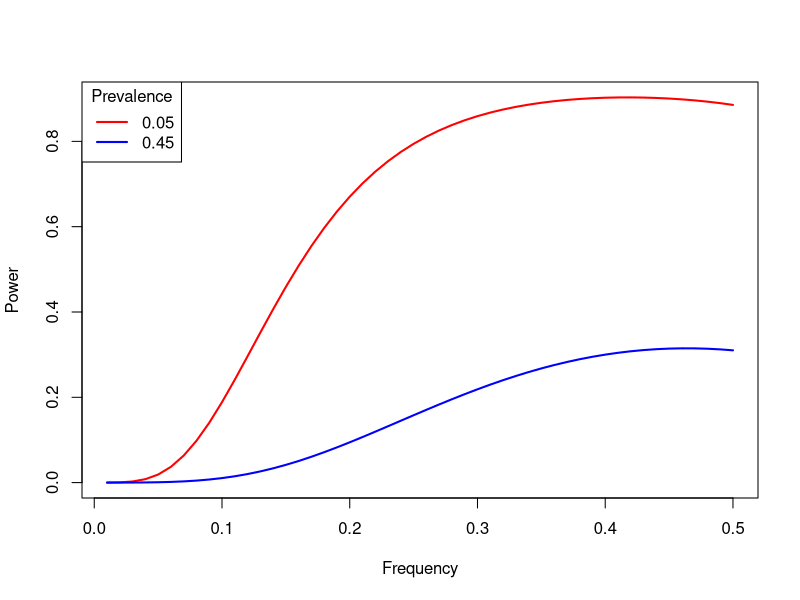
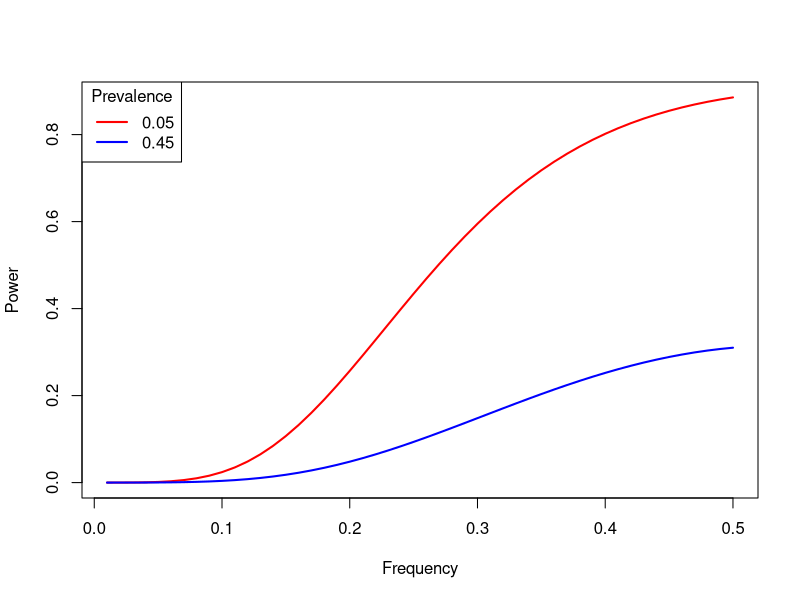
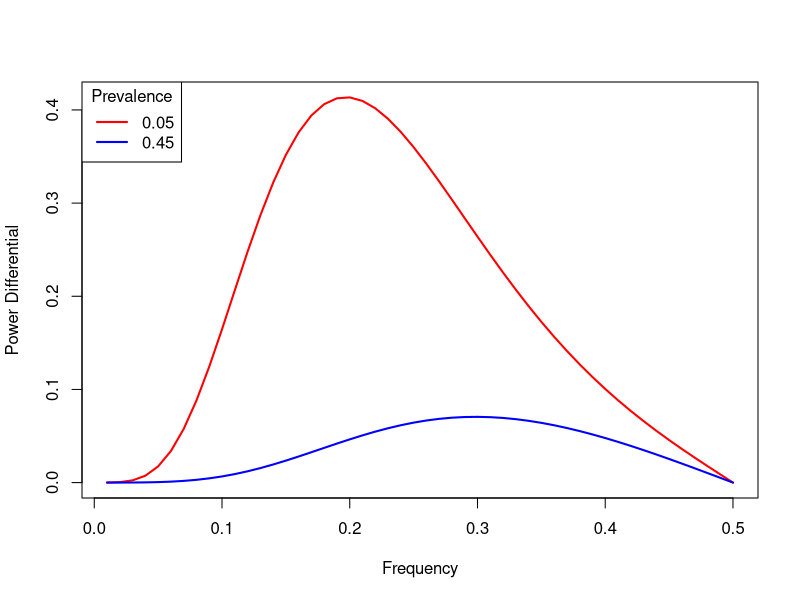
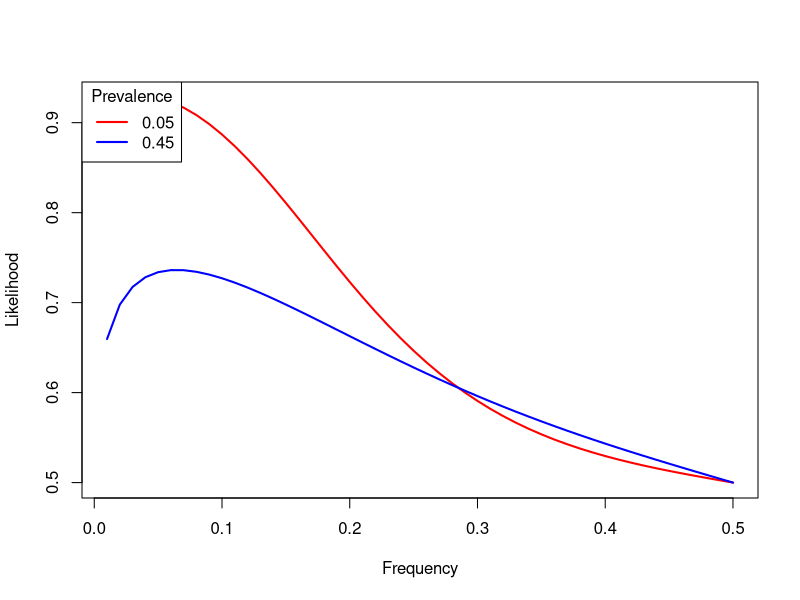
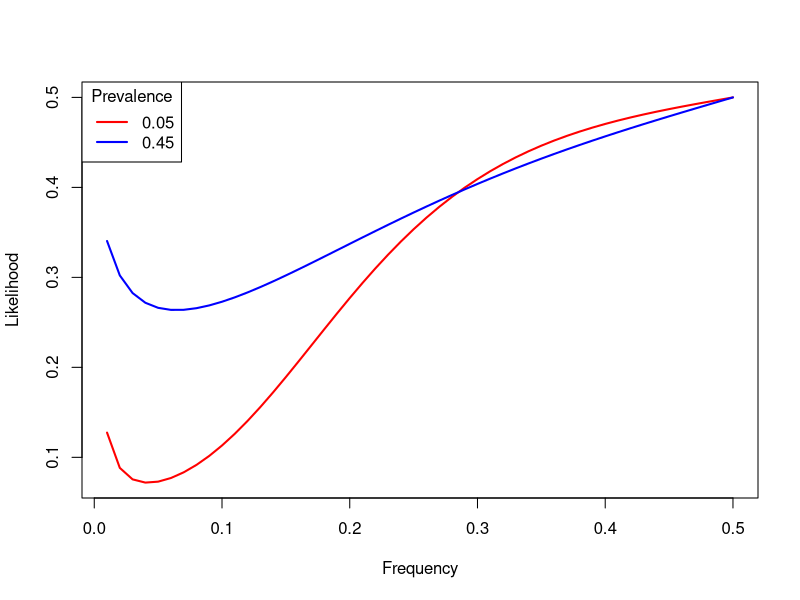
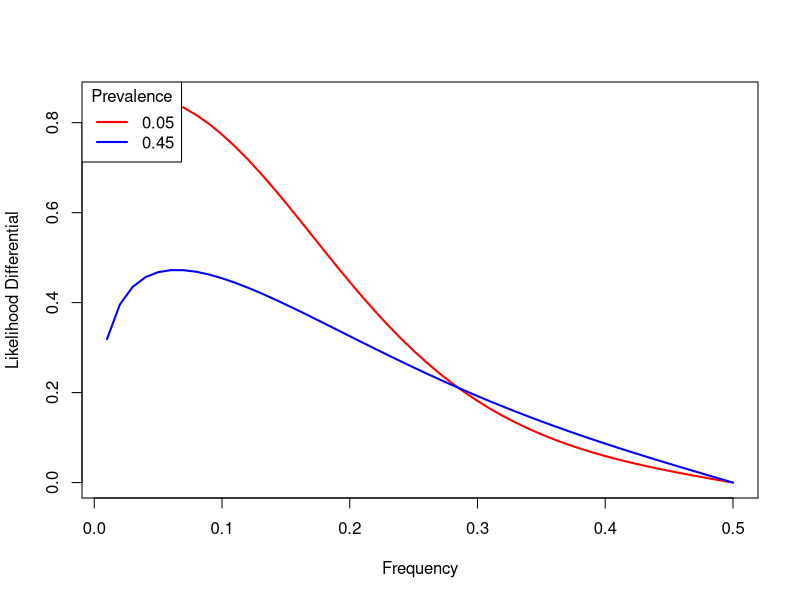
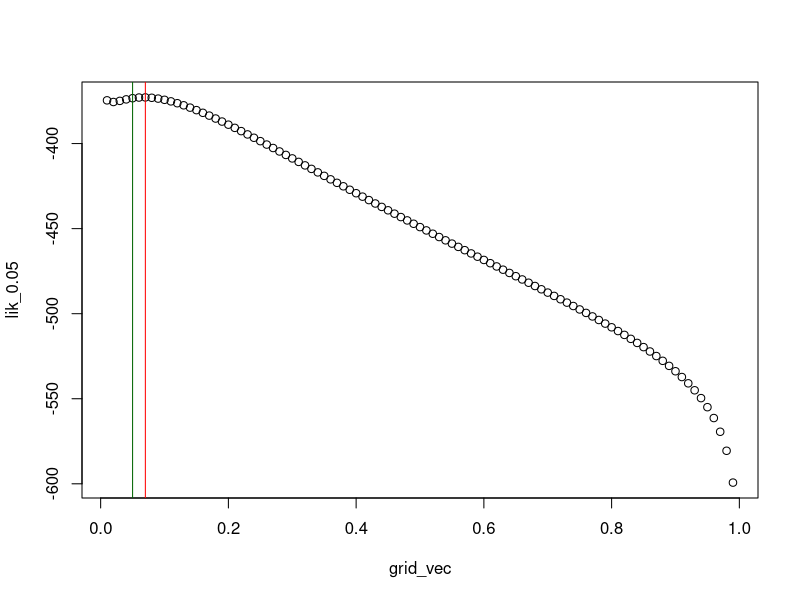
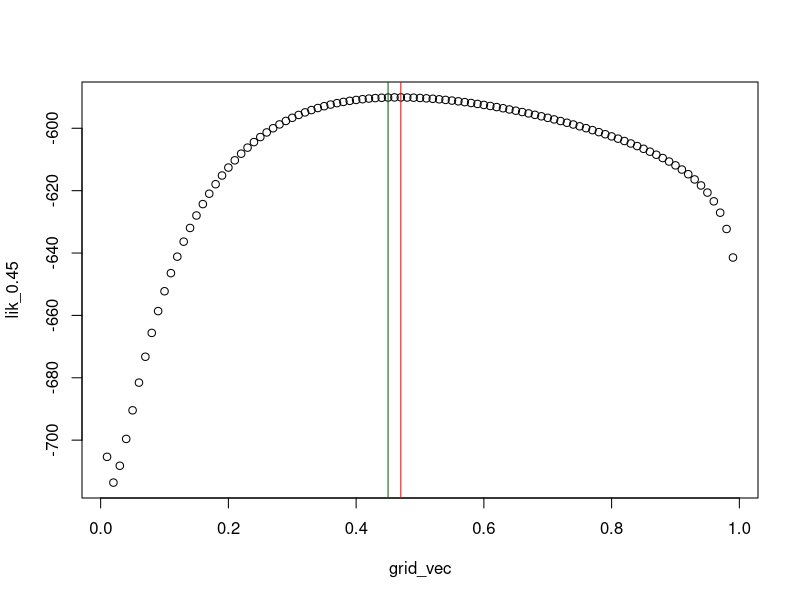

Source code (R) for these figures, in order: (Note: a time limit stopped this script after it produced the figures.)
## ---- chunk 1
knitr::opts_chunk$set(echo = TRUE)
library(tidyverse)
library(reshape2)
## ---- chunk 2
### Calculate Non-centrality parameter 
calc_NCP <- function(p, Nd, Nc, B, prev) {
  
  # Nd = number of cases
  # Nc = number of controls 
  # B = absolute value of liability scale effect size
  # prev = prevalence 
  # p = risk increasing allele freq 
  
  # Compute threshold 
  t <- qnorm(1 - prev)
  
  # Compute mean liability 
  mu_1 <- B * (1 -p)
  mu_2 <- -B * p
  sigma_2 <- 1 - (B^2 * p *(1 -p))
  
  # Conditional Probabilities 
  p_case_a1 <- 1 - pnorm(t, mean = mu_1, sd = sqrt(sigma_2))
  p_case_a2 <- 1 - pnorm(t, mean = mu_2, sd = sqrt(sigma_2))
  p_control_a1 <- pnorm(t, mean = mu_1, sd = sqrt(sigma_2))
  p_control_a2 <- pnorm(t, mean = mu_2, sd = sqrt(sigma_2))
  
  # Compute allele frequency conditional on status
  p_d1 <- (p_case_a1 * p) / (1 - pnorm(t, mean = 0, sd = 1))
  p_c1 <- (p_control_a1 * p) / pnorm(t, mean = 0, sd = 1)
  
  # Observed counts
  q1_o <- 2 * Nd * p_d1
  q2_o <- 2 * Nc * p_c1
  q3_o <- 2 * Nd * (1 - p_d1)
  q4_o <- 2 * Nc * (1 - p_c1)
  
  # Expected counts
  q1_e <- ((2 * (Nd*p_d1 + Nc*p_c1)) * (2*Nd)) / (2* (Nd + Nc))
  q2_e <- ((2 * (Nd*p_d1 + Nc*p_c1)) * (2*Nc)) / (2* (Nd + Nc))
  q3_e <- ((2 * (Nd*(1-p_d1) + Nc*(1- p_c1))) * (2*Nd)) / (2* (Nd + Nc))
  q4_e <- ((2 * (Nd*(1-p_d1) + Nc*(1- p_c1))) * (2*Nc)) / (2* (Nd + Nc))
  
  # Compute NCP 
  NCP <- ((q1_o - q1_e)^2 / q1_e) + ((q2_o - q2_e)^2 / q2_e) + ((q3_o - q3_e)^2 / q3_e) + ((q4_o - q4_e)^2 / q4_e)
  
  # Return NCP
  return(NCP)
}

## Test - power should be higher at p=0.1 vs p=0.9
calc_NCP(p = 0.1, 500, 9500, B=0.1, prev = 0.05)
calc_NCP(p = 0.9, 500, 9500, B=0.1, prev = 0.05)


## Test - power should be  lower at prev close to 0.5 (R * (1 - R)) in denominator
calc_NCP(p = 0.1, 500, 9500, B=0.1, prev = 0.05)
calc_NCP(p = 0.1, 500, 9500, B=0.1, prev = 0.45)
## ---- chunk 3
### Function to calculate power 
calc_power <- function(p, n_cases, n_controls, B, alpha, prev) {
  
  # p = risk increasing allele frequency
  # n_cases = number of cases 
  # n_controls = number of controls 
  # B = absolute value of liability scale effect size 
  # alpha = type 1 error (5e-8 for GWAS)
  # prev = prevalence 
  
  # Calculate ncp 
  ncp <- calc_NCP(p=p, Nd=n_cases, Nc=n_controls, B=B, prev=prev)
  
  # Calculate power 
  power <- 1- pchisq(qchisq(1- alpha, df =1),df=1, ncp = ncp)
  
  return(power)
}

## Test - power should be higher at p=0.1 vs p=0.9
calc_power(p = 0.1, n_cases=500, n_controls=9500, B=0.2, alpha=5e-8,prev = 0.05)
calc_power(p = 0.9, n_cases=500, n_controls=9500, B=0.2,alpha=5e-8, prev = 0.05)

## Test - power should be  lower at prev close to 0.5 (R * (1 - R)) in denominator
calc_power(p = 0.1, n_cases=500, n_controls=9500, B=0.2, alpha=5e-8,prev = 0.05)
calc_power(p = 0.1, n_cases=500, n_controls=9500, B=0.2,alpha=5e-8, prev = 0.45)
## ---- chunk 4
## Wrapper to match notes
## P(D = 1 | b, p, B, theta, R)

prob_discovery <- function(x, sign, n_cases, n_controls, B, alpha, prev) {
  
  # x = minor allele frequency
  # sign = sign of liability scale effect size
  # B = absolute value of liability scale effect size
  # alpha =  type 1 error (5e-8 for GWAS)
  # n_cases = number of cases 
  # n_controls = number of controls 
  # prev = prevalence 
  
  # If flip to appropriate increasing allele frequency for given sign 
  if (sign == 1) {
    p <- x
  } else if (sign == -1)  {
    p <- 1 - x 
  } else {
    stop("Please enter a valid sign")
  }

  # Calculate ncp 
  ncp <- calc_NCP(p=p, Nd=n_cases, Nc=n_controls, B=B, prev=prev)
  
  # Calculate power 
  power <- 1- pchisq(qchisq(1- alpha, df =1),df=1, ncp = ncp)
  
  return(power)
  
}

## Test - prob of discover should be higher for increasing alleles
prob_discovery(x = 0.1, sign = 1, n_cases=500, n_controls=9500, B=0.2, alpha=5e-8,prev = 0.05)
prob_discovery(x = 0.1, sign = -1, n_cases=500, n_controls=9500, B=0.2, alpha=5e-8,prev = 0.05)

## Test - prob of discover should be lower at prev close to 0.5 (R * (1 - R)) in denominator for a given sign 
prob_discovery(x = 0.1, sign = 1, n_cases=500, n_controls=9500, B=0.2, alpha=5e-8,prev = 0.05) 
prob_discovery(x = 0.1, sign = 1, n_cases=500, n_controls=9500, B=0.2, alpha=5e-8,prev = 0.45)

## Plots
cols <- c("red", "blue")
freq <- seq(0.01,0.5, 0.01)
prev <- c(0.05, 0.45)

# Positive
res1 <- mapply(prob_discovery, list(freq), sign= 1, n_cases=500, n_controls=9500, B=0.2, alpha=5e-8,prev = prev)
matplot(freq, res1, type = "l", lwd = 2,col = cols, lty =1, xlab = "Frequency", ylab = "Power")
legend("topleft", legend=prev, col = cols, lwd = 2, title = "Prevalence")

# Negative 
res2 <- mapply(prob_discovery, list(freq), sign= -1, n_cases=500, n_controls=9500, B=0.2, alpha=5e-8,prev = prev)
matplot(freq, res2, type = "l", lwd = 2,col = cols, lty =1, xlab = "Frequency", ylab = "Power")
legend("topleft", legend=prev, col = cols, lwd = 2, title = "Prevalence")

# Power differential 
res <- res1 - res2
matplot(freq, res, type = "l", lwd = 2,col = cols, lty =1, xlab = "Frequency", ylab = "Power Differential")
legend("topleft", legend=prev, col = cols, lwd = 2, title = "Prevalence")
## ---- chunk 5
## Function to calculate the likelihood of observing a sign at a given site 
## Eq 24 

likelihood_sign <- function(x, sign, n_cases, n_controls, B, alpha, prev) {

  # x = minor allele frequency
  # sign = sign of liability scale effect size
  # B = absolute value of liability scale effect size
  # alpha =  type 1 error (5e-8 for GWAS)
  # n_cases = number of cases 
  # n_controls = number of controls 
  # prev = prevalence   
  
  numerator <- prob_discovery(x=x, sign=sign,n_cases=n_cases, n_controls = n_controls, B=B, alpha = alpha, prev = prev)
  
  denominator <- (0.5 * prob_discovery(x=x, sign=-1,n_cases=n_cases, n_controls = n_controls, B=B, alpha = alpha, prev = prev)) + (0.5 * prob_discovery(x=x, sign=1,n_cases=n_cases, n_controls = n_controls, B=B, alpha = alpha, prev = prev))
  
  lik <- 0.5 * (numerator/denominator) 
  
  return(lik)
}

## Test - likelihood should be higher for increasing alleles
likelihood_sign(x = 0.1, sign = 1, n_cases=500, n_controls=9500, B=0.2, alpha=5e-8,prev = 0.05)
likelihood_sign(x = 0.1, sign = -1, n_cases=500, n_controls=9500, B=0.2, alpha=5e-8,prev = 0.05)

## Test - likelihood should be lower at prev close to 0.5 (R * (1 - R)) in denominator for a given sign 
likelihood_sign(x = 0.1, sign = 1, n_cases=500, n_controls=9500, B=0.2, alpha=5e-8,prev = 0.05) 
likelihood_sign(x = 0.1, sign = 1, n_cases=500, n_controls=9500, B=0.2, alpha=5e-8,prev = 0.45)

likelihood_sign(x = 0.1, sign = -1, n_cases=500, n_controls=9500, B=0.2, alpha=5e-8,prev = 0.05) 
likelihood_sign(x = 0.1, sign = -1, n_cases=500, n_controls=9500, B=0.2, alpha=5e-8,prev = 0.45)

## Plots
cols <- c("red", "blue")
freq <- seq(0.01,0.5, 0.01)
prev <- c(0.05, 0.45)

# Positive
res1 <- mapply(likelihood_sign, list(freq), sign= 1, n_cases=500, n_controls=9500, B=0.2, alpha=5e-8,prev = prev)
matplot(freq, res1, type = "l", lwd = 2,col = cols, lty =1, xlab = "Frequency", ylab = "Likelihood")
legend("topleft", legend=prev, col = cols, lwd = 2, title = "Prevalence")

# Negative 
res2 <- mapply(likelihood_sign, list(freq), sign= -1, n_cases=500, n_controls=9500, B=0.2, alpha=5e-8,prev = prev)
matplot(freq, res2, type = "l", lwd = 2,col = cols, lty =1, xlab = "Frequency", ylab = "Likelihood")
legend("topleft", legend=prev, col = cols, lwd = 2, title = "Prevalence")

# Power differential 
res <- res1 - res2
matplot(freq, res, type = "l", lwd = 2,col = cols, lty =1, xlab = "Frequency", ylab = "Likelihood Differential")
legend("topleft", legend=prev, col = cols, lwd = 2, title = "Prevalence")
## ---- chunk 6
sim_data <- function(L, x, B, n_cases, n_controls, alpha, prev) {
  
  # L = number of sites
  # x = minor allele frequency
  # B = absolute value of liability scale effect size
  # n_cases = number of cases 
  # n_controls = number of controls
  # alpha =  type 1 error (5e-8 for GWAS)
  # prev = prevalence
  
  
  # Make all alleles the same frequency
  obv_x <- rep(0.1, L)
  
  
  prob_sign <- rep(0,L)
  for (l in 1:L) {
    prob_sign[l] <- likelihood_sign(x = obv_x[l], sign = 1, n_cases = n_cases, n_controls = n_controls, B=B,alpha = alpha, prev=prev)
  }
  
  # Draw the sign based on the probability above
  vec_obs_b <- rbinom(L, 1, prob_sign)
  vec_obs_b<- (vec_obs_b - 0.5) * 2
  
  return(vec_obs_b)
}

## Test - we should have more positive signs when prev=0.05
obs_0.05 <- sim_data(L=1000, x=0.1, n_cases=500, n_controls = 9500, B=0.2, alpha = 5e-8, prev = 0.05)
obs_0.45 <- sim_data(L=1000, x=0.1, n_cases=500, n_controls = 9500, B=0.2, alpha = 5e-8, prev = 0.45)

table(obs_0.05)
table(obs_0.45)
## ---- chunk 7
compute_prev_lik <- function(L, x, vec_obs_b, n_cases, n_controls, B, alpha, prev) {
  
  # L = number of sites
  # x = minor allele frequency
  
  # n_cases = number of cases 
  # n_controls = number of controls
  # B = absolute value of liability scale effect size
  # alpha =  type 1 error (5e-8 for GWAS)
  # prev = prevalence
  
  vec_like <- rep(0, L)
  for(l in 1:L) {
    vec_like[l] <- likelihood_sign(x=x, sign = vec_obs_b[l], n_cases = n_cases, n_controls = n_controls, B=B, alpha =alpha, prev = prev)
  }

  final_lik <- sum(log(vec_like))
  return(final_lik)
}  

## Test for prev=0.05 the likelihood should be higher prev=0.05
compute_prev_lik(L=1000, x=0.1, obs_0.05, n_cases = 500, n_controls = 9500, B=0.2, alpha = 5e-8, prev = 0.05)
compute_prev_lik(L=1000, x=0.1, obs_0.05, n_cases = 500, n_controls = 9500, B=0.2, alpha = 5e-8, prev = 0.45)

## Test for prev=0.45 the likelihood should be higher prev=0.45
compute_prev_lik(L=1000, x=0.1, obs_0.45, n_cases = 500, n_controls = 9500, B=0.2, alpha = 5e-8, prev = 0.05)
compute_prev_lik(L=1000, x=0.1, obs_0.45, n_cases = 500, n_controls = 9500, B=0.2, alpha = 5e-8, prev = 0.45)
## ---- chunk 8
grid_search <- function(L, x, vec_obs_b, n_cases, n_controls, B, alpha, grid_vec) {
  
  # L = number of sites
  # x = minor allele frequency
  
  # n_cases = number of cases 
  # n_controls = number of controls
  # B = absolute value of liability scale effect size
  # alpha =  type 1 error (5e-8 for GWAS)
  # gid_prev = vector of possible prevalences
  
  # Loop through possible prevalences, computing likelihood for each
  collect_liks <- rep(0, length(grid_vec))
  for (i in 1:length(grid_vec)) {
    collect_liks[i] <- compute_prev_lik(L=L, x  = x, vec_obs_b, n_cases = n_cases, n_controls = n_controls, B=B,alpha = alpha, prev=grid_vec[i])
  }
  # Return vector of likelihoods
  return(collect_liks)
}

grid_vec <- seq(0.01, 0.99, 0.01)
lik_0.05 <- grid_search(L=1000, x=0.1, obs_0.05, n_cases = 500, n_controls = 9500, B=0.2, alpha = 5e-8, grid_vec = grid_vec)
plot(grid_vec,lik_0.05)
abline(v = 0.05, col = "darkgreen")
abline(v = grid_vec[which.max(lik_0.05)], col = "red")

grid_vec <- seq(0.01, 0.99, 0.01)
lik_0.45 <- grid_search(L=1000, x=0.1, obs_0.45, n_cases = 500, n_controls = 9500, B=0.2, alpha = 5e-8, grid_vec = grid_vec)
plot(grid_vec,lik_0.45)
abline(v = 0.45, col = "darkgreen")
abline(v = grid_vec[which.max(lik_0.45)], col = "red")
## ---- chunk 9
## Proportional probability of observing an increasing allele at frequency p, given a selection coefficient
p_x <- function(p, gamma) {
  
  # p = increasing allele frequency
  # gamma = population scale selection coefficient
  
  num <- exp(-gamma*p)
  denom <- p*(1-p)
  return(num/denom)
}
# Test - p_x should be shifted to lower frequencies with stronger selection
ps <- seq(0, 1, 0.01)
plot(ps, p_x(ps, 1))
plot(ps, p_x(ps, 20))


## 
## ---- chunk 10
# Function to calculate the probability that the minor allele is trait increasing, given its frequency and the selection coefficient
prob_sign_evo <- function(x, gamma) {
  
  # x = minor allele frequency
  # gamma = population scale selection coefficient
  
  result <- 1 / (1 + exp(gamma * (2*x - 1)))
  return(result)
}

xs <- seq(0, 0.5, 0.01)
plot(xs, prob_sign_evo(xs, 40))
plot(xs, prob_sign_evo(xs, 1))
## ---- chunk 11
sim_data_evo <- function(L, vec_x, gamma) {
  
  # L = number of sites
  # x = minor allele frequency
  # gamma = population scale selection coefficient
  
  prob_sign <- rep(0,L)
  for (i in 1:L) {
    prob_sign[i] <- prob_sign_evo(vec_x[i], gamma)
  }
  
  # Draw the sign based on the probability above
  vec_obs_b <- rbinom(L, 1, prob_sign)
  vec_obs_b <- (vec_obs_b - 0.5) * 2
  
  return(vec_obs_b)
}

obs_sign_1 <- sim_data_evo(L=1000, vec_x=runif(1000, 0, 0.5), gamma=1)
obs_sign_40 <- sim_data_evo(L=1000, vec_x=runif(1000, 0, 0.5), gamma=40)
table(obs_sign_1)
table(obs_sign_40)

## ---- chunk 12
compute_lik_evo <- function(L, vec_obs_x, gamma, vec_obs_b) {
  
  # L = number of sites
  # x = minor allele frequency
  
  
  vec_like <- rep(0, L)
  for(i in 1:L) {
    if (vec_obs_b[i] == 1) {
        vec_like[i] <- prob_sign_evo(x=vec_obs_x[i], gamma=gamma) 
    } else if (vec_obs_b[i] == -1){
      vec_like[i] <- 1- prob_sign_evo(x=vec_obs_x[i], gamma=gamma) 
    } else {
      stop("Please enter a valid sign")
    }
  }

  final_lik <- sum(log(vec_like))
  return(final_lik)
} 

lik_evo_1 <- compute_lik_evo(1000, rep(0.1, 1000), 1, obs_sign_1)
lik_evo_40 <- compute_lik_evo(1000, rep(0.1, 1000), 40, obs_sign_1)
## ---- chunk 13
## Work for today, December 1st
grid_search_evo <- function(L, vec_obs_x, vec_obs_b, grid_search) {
  # Loop through possible gammas, computing likelihood for each
  collect_liks <- rep(0, length(grid_search))
  for (i in 1:length(grid_search)) {
    collect_liks[i] <- compute_lik_evo(L=L,  vec_obs_x = vec_obs_x , gamma=grid_search[i], vec_obs_b = vec_obs_b)
  }
  # Return vector of likelihoods
  return(collect_liks)
}

vec_obs_x <- runif(1000, 0, 0.5)

grid_search_obs1 <- seq(0, 5, 0.05)
obs_sign_1 <- sim_data_evo(L=1000, vec_obs_x, gamma=1)
lik_1 <- grid_search_evo(1000, vec_obs_x, obs_sign_1, grid_search_obs1)
plot(grid_search_obs1,lik_1)
abline(v = 1, col = "darkgreen")
abline(v = grid_search_obs1[which.max(lik_1)], col = "red")

grid_search_obs5 <- seq(0, 10, 0.05)
obs_sign_5 <- sim_data_evo(L=1000, vec_obs_x, gamma=5)
lik_5 <- grid_search_evo(1000, vec_obs_x, obs_sign_5, grid_search_obs5)
plot(grid_search_obs5,lik_5)
abline(v = 5, col = "darkgreen")
abline(v = grid_search_obs5[which.max(lik_5)], col = "red")

grid_search_obs40 <- seq(0, 60, 1)
obs_sign_40 <- sim_data_evo(L=1000, vec_obs_x, gamma=40)
lik_40 <- grid_search_evo(1000, vec_obs_x, obs_sign_40, grid_search_obs40)
plot(grid_search_obs40,lik_40)
abline(v = 40, col = "darkgreen")
abline(v = grid_search_obs40[which.max(lik_40)], col = "red")
## ---- chunk 14
## Function to calculate the likelihood of observing a sign at a given site 
## Eq 23

prob_discovery <- function(x, sign, n_cases, n_controls, B, alpha, prev) {
  
  # x = minor allele frequency
  # sign = sign of liability scale effect size
  # B = absolute value of liability scale effect size
  # alpha =  type 1 error (5e-8 for GWAS)
  # n_cases = number of cases 
  # n_controls = number of controls 
  # prev = prevalence 
  
  # If flip to appropriate increasing allele frequency for given sign 
  if (sign == 1) {
    p <- x
  } else if (sign == -1)  {
    p <- 1 - x 
  } else {
    stop("Please enter a valid sign")
  }

  # Calculate ncp 
  ncp <- calc_NCP(p=p, Nd=n_cases, Nc=n_controls, B=B, prev=prev)
  
  # Calculate power 
  power <- 1- pchisq(qchisq(1- alpha, df =1),df=1, ncp = ncp)
  
  return(power)
  
}

sim_data <- function(L, vec_x, B, n_cases, n_controls, alpha, prev, gamma) {
  
  # L = number of sites
  # x = minor allele frequency
  # B = absolute value of liability scale effect size
  # n_cases = number of cases 
  # n_controls = number of controls
  # alpha = type 1 error (5e-8 for GWAS)
  # prev = prevalence
  
  prob_sign <- rep(0,L)
  for (i in 1:L) {
    
    P1 <- prob_sign_evo(vec_x[i], gamma) * prob_discovery(x=vec_x[i], sign=1,n_cases=n_cases, n_controls = n_controls, B=B, alpha = alpha, prev = prev)
    P2  <- (1 - prob_sign_evo(vec_x[i], gamma)) * prob_discovery(x=vec_x[i], sign=-1,n_cases=n_cases, n_controls = n_controls, B=B, alpha = alpha, prev = prev)
    
    prob_sign[i] <- P1/(P1 + P2)
    
  }
  
  # Draw the sign based on the probability above
  vec_obs_b <- rbinom(L, 1, prob_sign)
  vec_obs_b<- (vec_obs_b - 0.5) * 2
  
  return(vec_obs_b)
}

obs_x <- rep(0.1, 1000)
obs_sign <- sim_data(L = 1000, vec_x = obs_x, n_cases = 500, n_controls = 4500, B=0.2, alpha = 5e-8, prev=0.05, gamma=5)
table(obs_sign)
## ---- chunk 15
compute_joint_likelihood <- function(vec_x, obs_sign, B, n_cases, n_controls, alpha, prev, gamma) {
  
  # vec_x = vector of minor allele frequencies
  # obs_sign = observed sign
  
  # n_cases = number of cases 
  # n_controls = number of controls
  # B = absolute value of liability scale effect size
  # alpha =  type 1 error (5e-8 for GWAS)
  # prev = prevalence
  # gamma = population scaled selection coefficient
  
  L <- length(vec_x)
  vec_like <- rep(0, L)
  for(i in 1:L) {
    
    P1 <- prob_sign_evo(vec_x[i], gamma) * prob_discovery(x=vec_x[i], sign=1,n_cases=n_cases, n_controls = n_controls, B=B, alpha = alpha, prev = prev)
    P2  <- (1 - prob_sign_evo(vec_x[i], gamma)) * prob_discovery(x=vec_x[i], sign=-1,n_cases=n_cases, n_controls = n_controls, B=B, alpha = alpha, prev = prev)
   
    if (obs_sign[i] == 1) {
      vec_like[i] <- P1 / (P1 + P2)
    } else if (obs_sign[i] == -1) {
      vec_like[i] <- P2 / (P1 + P2)
    } else {
      stop("Enter valid signs")
    }
  }

  final_lik <- sum(log(vec_like))
  return(final_lik)
  
}

obs_x <- rep(0.1, 1000)
obs_sign <- sim_data(L = 1000, vec_x = obs_x, n_cases = 500, n_controls = 4500, B=0.2, alpha = 5e-8, prev=0.05, gamma=5)
compute_joint_likelihood(vec_x = obs_x, obs_sign = obs_sign,n_cases = 500, n_controls = 4500, B=0.2, alpha = 5e-8, prev=0.05, gamma=5 )

## ---- chunk 16
prevs <- c(0.01, 0.05, 0.25, 0.5)
gammas <- c(0, 0.5, 1, 1.5, 2)
grid_search <- seq(0, 2.5, 0.05)

all_data <- list()
all_lik <- list()
L <- 1000
N <- 10000

for (g in 1:length(gammas)) {
  
  print(paste0("The gamma index is ",g))
  data_mat <- array(0, c(length(prevs), L, 30)) ## <--
  like_mat <- array(0, c(length(prevs), 30)) ## <--
  
  for (k in 1:length(prevs)) {
    
    print(paste0("The prevalence index is ", k))
    
    for (j in 1:30) {
      obs_x <- runif(L, min = 0, max = 0.5)
      data_mat[k, ,j] <- sim_data(L = L, vec_x = obs_x, n_cases = prevs[k]*N, n_controls = (1 -prevs[k]) *N, B=0.2, alpha = 5e-8, prev=prevs[k], gamma=gammas[g])  ## <--
      temp <- rep(0,length(grid_search))
      for (i in 1:length(grid_search)){
        temp[i] <- compute_joint_likelihood(vec_x = obs_x, obs_sign = data_mat[k, ,j],n_cases = prevs[k]*N, n_controls = (1 -prevs[k]) *N, B=0.2, alpha = 5e-8, prev=prevs[k], gamma=grid_search[i]) ## <--
      }
      mle <- grid_search[which.max(temp)]
      like_mat[k,j] <- mle
      #print(mle)
    }
  }
  ##------------------------------------------------
  all_data[[g]] <- data_mat
  all_lik[[g]] <- like_mat
}

## ---- chunk 17
extract_df <- function(all_lik, i) {
  df <- as.data.frame(t(all_lik[[i]]))
  colnames(df) <- paste0("Prevalence-", prevs)
  df$true_gamma <- paste0("TrueGamma-", gammas[i])
  df$t.g <- gammas[i]
  return(df)
}

df <- extract_df(all_lik, 1)
for (i in 2:length(gammas)) {
  tmp <- extract_df(all_lik, i)
  df <- rbind(df, tmp)
}
## ---- chunk 18
df_plot <- melt(df, id.vars = c("true_gamma", "t.g"))
df_plot <- df_plot %>% group_by(t.g, variable) %>% summarize(average = mean(value), s.d=sd(value)/sqrt(n()), lowerci = average - (1.96  * s.d), upperci = average + (1.96 * s.d))

pl <- ggplot(df_plot, aes(x = t.g, y = average)) + geom_point() + facet_wrap(~variable, ncol=1) + geom_errorbar(aes(ymin = lowerci, ymax = upperci), width=0.1) + xlab("True Gamma") + ylab("Mean MLE") + geom_abline(a=1, b=0, color="red", linetype="dashed")
pl
ggsave("~/Desktop/lik.png", pl)
## ---- chunk 19
par(mfrow= c(3,5))
plot(grid_search,all_lik[[1]][1,] )
plot(grid_search,all_lik[[1]][2,] )
plot(grid_search,all_lik[[1]][3,] )
plot(grid_search,all_lik[[1]][4,] )
#plot(grid_search,all_lik[[1]][5,] )

plot(grid_search,all_lik[[2]][1,] )
plot(grid_search,all_lik[[2]][2,] )
plot(grid_search,all_lik[[2]][3,] )
plot(grid_search,all_lik[[2]][4,] )
#plot(grid_search,all_lik[[2]][5,] )

plot(grid_search,all_lik[[3]][1,] )
plot(grid_search,all_lik[[3]][2,] )
plot(grid_search,all_lik[[3]][3,] )
plot(grid_search,all_lik[[3]][4,] )
#plot(grid_search,all_lik[[3]][5,] )
